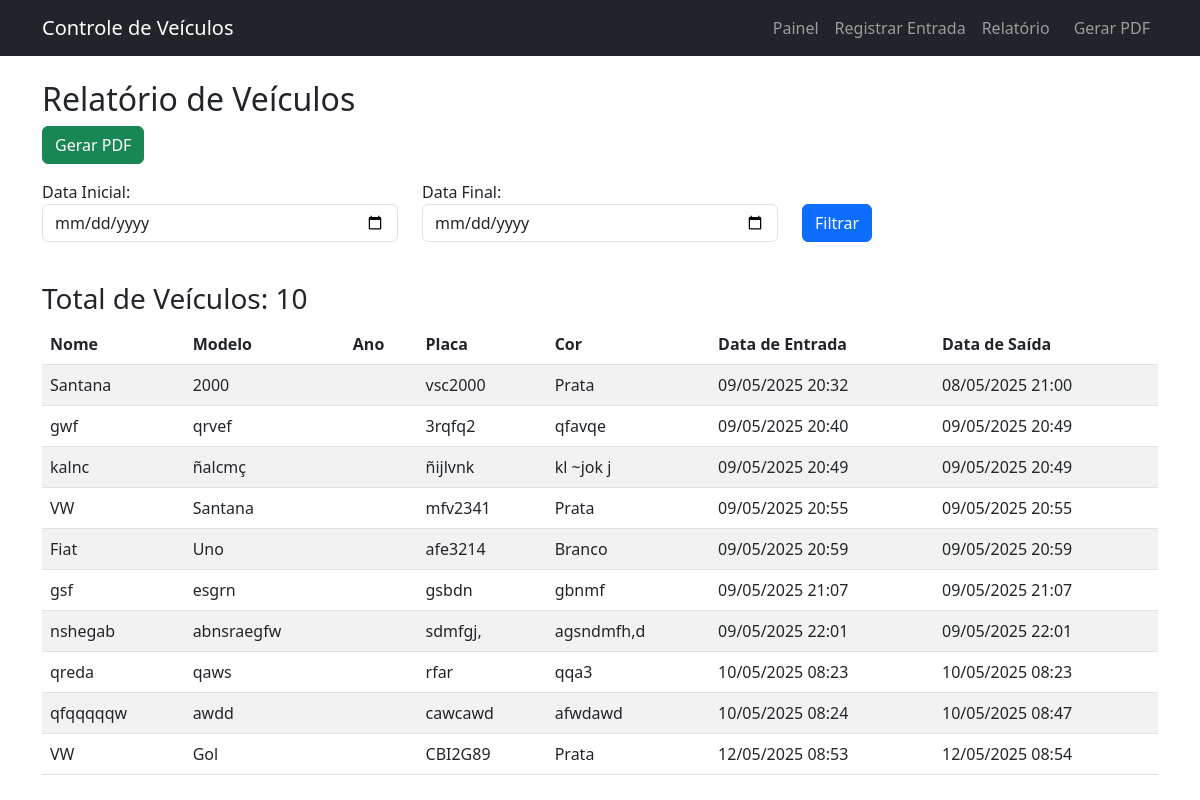
The page /relatorio/ on the database its author committed.
### registro/models.py (models this page shows, shortened)
class Veiculo(models.Model):
    nome = models.CharField(max_length=100)
    modelo = models.CharField(max_length=100)
    dono = models.CharField(max_length=100, default="")
    placa = models.CharField(max_length=7, unique=True)
    cor = models.CharField(max_length=50)
    data_entrada = models.DateTimeField(auto_now_add=True)
    data_saida = models.DateTimeField(null=True, blank=True)

### registro/views.py (the view)
# urls.py: path('relatorio/', views.RelatorioView.as_view(), name='relatorio'),
class RelatorioView(ListView):
    model = Veiculo
    template_name = 'registro/relatorio.html'
    context_object_name = 'veiculos'
    def get_queryset(self):
        form = RelatorioForm(self.request.GET)
        if form.is_valid():
            data_inicial = form.cleaned_data['data_inicial']
            data_final = form.cleaned_data['data_final']
            inicio = datetime.combine(data_inicial, time.min)
            fim = datetime.combine(data_final, time.max)
            return Veiculo.objects.filter(data_entrada__range=[inicio, fim])
        return Veiculo.objects.all()
    def get_context_data(self, **kwargs):
        context = super().get_context_data(**kwargs)
        veiculos = context['veiculos']
        for veiculo in veiculos:
            veiculo.data_entrada_local = timezone.localtime(veiculo.data_entrada)
            if veiculo.data_saida:
                veiculo.data_saida_local = timezone.localtime(veiculo.data_saida)
            else:
                veiculo.data_saida_local = None
        context['form'] = RelatorioForm(self.request.GET or None)
        context['total_veiculos'] = veiculos.count()
        return context

### registro/forms.py
class RelatorioForm(forms.Form):
    data_inicial = forms.DateField(label='Data Inicial', widget=forms.DateInput(attrs={'class': 'form-control', 'type': 'date'}))
    data_final = forms.DateField(label='Data Final', widget=forms.DateInput(attrs={'class': 'form-control', 'type': 'date'}))

### registro/templates/registro/relatorio.html
{% extends 'base.html' %}
{% block content %}
<h2>Relatório de Veículos</h2>
<a href="{% url 'relatorio_pdf' %}?{{ request.GET.urlencode }}" class="btn btn-success mb-3">Gerar PDF</a>
<form method="GET" class="mb-4">
    <div class="row">
        <div class="col-md-4 mb-3">
            <label for="id_data_inicial">Data Inicial:</label>
            {{ form.data_inicial }}
        </div>
        <div class="col-md-4 mb-3">
            <label for="id_data_final">Data Final:</label>
            {{ form.data_final }}
        </div>
        <div class="col-md-4 mb-3 d-flex align-items-end">
            <button type="submit" class="btn btn-primary">Filtrar</button>
        </div>
    </div>
</form>
<h3>Total de Veículos: {{ total_veiculos }}</h3>
<div class="table-responsive">
    <table class="table table-striped">
        <thead>
            <tr>
                <th>Nome</th>
                <th>Modelo</th>
                <th>Ano</th>
                <th>Placa</th>
                <th>Cor</th>
                <th>Data de Entrada</th>
                <th>Data de Saída</th>
            </tr>
        </thead>
        <tbody>
            {% for veiculo in veiculos %}
            <tr>
                <td>{{ veiculo.nome }}</td>
                <td>{{ veiculo.modelo }}</td>
                <td>{{ veiculo.ano }}</td>
                <td>{{ veiculo.placa }}</td>
                <td>{{ veiculo.cor }}</td>
                <td>{{ veiculo.data_entrada_local|date:"d/m/Y H:i" }}</td>
                <td>
                    {% if veiculo.data_saida_local %}
                        {{ veiculo.data_saida_local|date:"d/m/Y H:i" }}
                    {% else %}
                        Em Pátio
                    {% endif %}
                </td>
            </tr>
            {% empty %}
            <tr>
                <td colspan="7">Nenhum veículo encontrado.</td>
            </tr>
            {% endfor %}
        </tbody>
    </table>
</div>
{% endblock %}

### rows shown on the page
Veiculo: nome "Santana", modelo "2000", placa "vsc2000", cor "Prata", data_entrada_local "09/05/2025 20:32", data_saida_local "08/05/2025 21:00"
Veiculo: nome "gwf", modelo "qrvef", placa "3rqfq2", cor "qfavqe", data_entrada_local "09/05/2025 20:40", data_saida_local "09/05/2025 20:49"
Veiculo: nome "kalnc", modelo "ñalcmç", placa "ñijlvnk", cor "kl ~jok j", data_entrada_local "09/05/2025 20:49", data_saida_local "09/05/2025 20:49"
Veiculo: nome "VW", modelo "Santana", placa "mfv2341", cor "Prata", data_entrada_local "09/05/2025 20:55", data_saida_local "09/05/2025 20:55"
Veiculo: nome "Fiat", modelo "Uno", placa "afe3214", cor "Branco", data_entrada_local "09/05/2025 20:59", data_saida_local "09/05/2025 20:59"
Veiculo: nome "gsf", modelo "esgrn", placa "gsbdn", cor "gbnmf", data_entrada_local "09/05/2025 21:07", data_saida_local "09/05/2025 21:07"
Veiculo: nome "nshegab", modelo "abnsraegfw", placa "sdmfgj,", cor "agsndmfh,d", data_entrada_local "09/05/2025 22:01", data_saida_local "09/05/2025 22:01"
Veiculo: nome "qreda", modelo "qaws", placa "rfar", cor "qqa3", data_entrada_local "10/05/2025 08:23", data_saida_local "10/05/2025 08:23"
Veiculo: nome "qfqqqqqw", modelo "awdd", placa "cawcawd", cor "afwdawd", data_entrada_local "10/05/2025 08:24", data_saida_local "10/05/2025 08:47"
Veiculo: nome "VW", modelo "Gol", placa "CBI2G89", cor "Prata", data_entrada_local "12/05/2025 08:53", data_saida_local "12/05/2025 08:54"

### other values the page prints
{{ total_veiculos }} "10"
